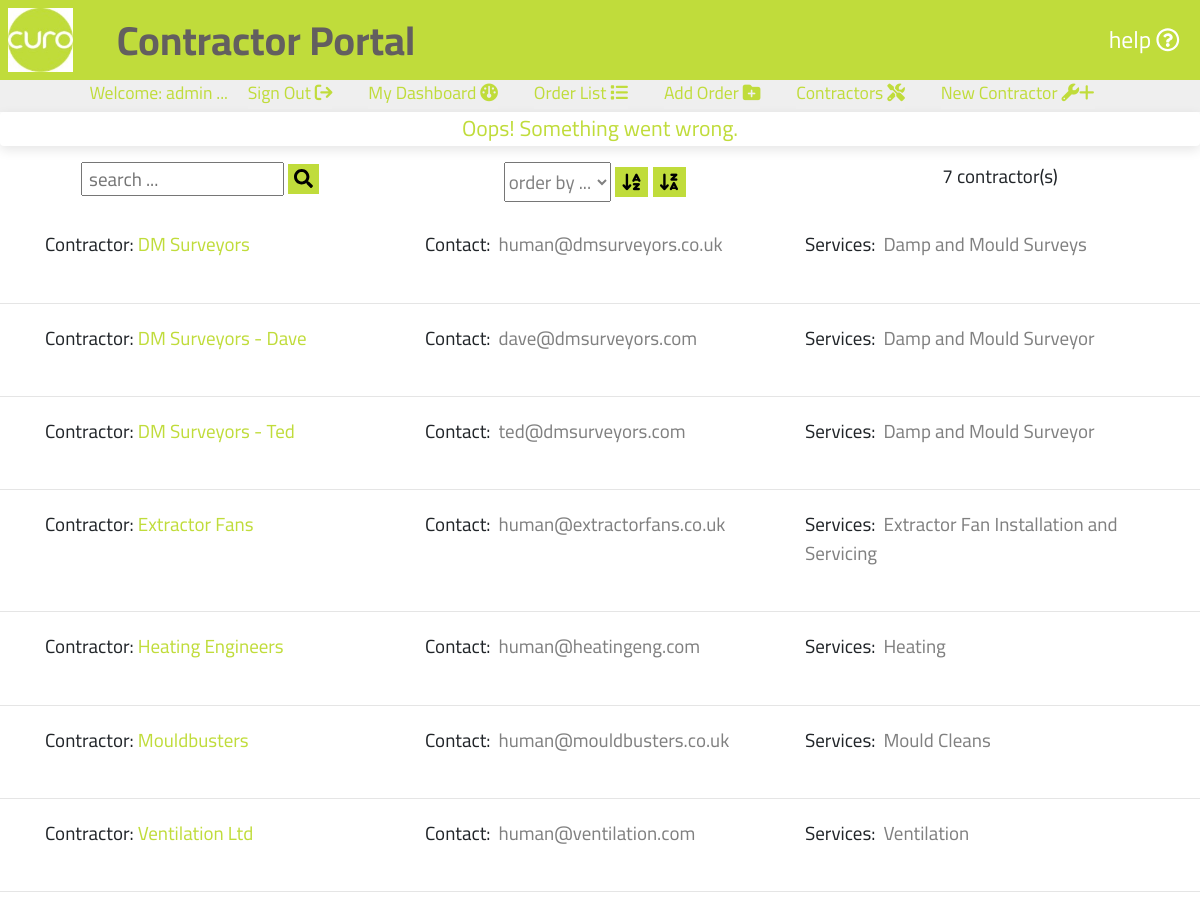
Screenshot of /contractors001/searchContractors (signed in) with the database file from the repository.
### portal001/models.py (models this page shows, shortened)
class Contractors(models.Model):
    class Meta:
        verbose_name_plural = 'Contractors'
    contractor = models.CharField(max_length=254, null=False, primary_key=True)
    secondaryContact = models.EmailField(max_length=254, unique=True)
    services = models.CharField(max_length=9999, null=True, blank=True)

### contractors001/views.py (the view)
# urls.py: path('searchContractors',
def searchContractors(request):
    contractorlist = Contractors.objects.all().order_by('contractor')
    contractor_list_length = contractorlist.count()
    searchstring = ""
    if request.GET:
        if 'search_string' in request.GET:
            searchstring = request.GET['search_string']
            if len(searchstring) != 0:
                if not re.match("^[0-9 a-z A-Z?:@',|.-]+$", ''.join(searchstring)):
                    messages.success(request,
                                     mark_safe('There was a problem with  \
                                                search'))
            queries = (Q(contractor__icontains=searchstring) |
                       Q(secondaryContact__icontains=searchstring) |
                       Q(services__icontains=searchstring))
            contractors = Contractors.objects.all()
            contractorlist = (contractors.filter(queries)
                              .order_by('contractor'))
            contractor_list_length = contractors.filter(queries).count()
    else:
        messages.success(request, 'Oops! Something went wrong.')
    context = {
        'contractorlist': contractorlist,
        'contractor_list_length': contractor_list_length,
        'searchstring': searchstring,
    }
    return render(request, 'curo/contractorlist.html', context)

### contractors001/templates/curo/contractorlist.html (shortened to what this page needs)
{% extends "basemodule001.html" %}
{% load static %}
{% block content %}
    {% if user.is_authenticated %}
        <section id="textsection">
            {% if user.is_authenticated %}
                <div class ="row mt-3 mb-3 searchform">
                    <div class="col-lg-4 mb-2">
                        <form action="{% url 'searchContractors' %}" method="GET" id="search_form" >
                            <input class="search-input text-blue text-xs" type="text" name="search_string" id="search_string" placeholder=" search ..." maxlength="50">
                            <button class="mt-0 text-center" type="submit" onclick="return validateSearch();">
                                <i class="fas fa-search"></i>
                            </button>
                        </form>
                    </div>
                    <div class="col-lg-4">
                        <form action="{% url 'orderContractors' %}" method="GET" id="order_field_form" >
                            <select class="search-input text-blue text-xs" type="text" name="order_field" id="order_field" placeholder=" order by ..." maxlength="50">
                                <option value="blank">order by ...</option>
                            </select>
                            <button class="mt-0 text-center" type="submit" onclick="return orderAz();">
                                <i class="fa-solid fa-arrow-down-a-z"></i>
                            </button>
                            <button class="mt-0 text-center" type="submit" onclick="return orderZa();">
                                <i class="fa-solid fa-arrow-down-z-a"></i>
                            </button>
                        </form>
                    </div>
                    <div class="col-lg-4">
                        <p class="">{{ contractor_list_length }} contractor(s)</p>
                    </div>
                </div>
                {% for contractor in contractorlist %}
                    <div class="orderlist ml-auto mr-auto">
                        <div class ="row">
                            <div class="col-lg-4">
                                <p class="pb-0 pl-0 mt-1 mb-1">Contractor: <a class="orange-highlight" href ="{% url 'selectContractor' contractor.contractor %}">{{ contractor.contractor }}</a></p>
                            </div>
                            <div class="col-lg-4">
                                <div class="mt-1 mb-1">Contact:<span class="orderlistspan pl-2 pr-2 mb-4">{{ contractor.secondaryContact }}</span></div>
                            </div>
                            <div class="col-lg-4">
                                <div class="mt-1 mb-1">Services:<span class="orderlistspan pl-2 pr-2 mb-4">{{ contractor.services }}</span></div>
                            </div>
                        </div>
                    </div>
                    <br>
                    <hr>
                {% endfor %}
            {% endif %}
        </section>
    {% endif %}
{% endblock %}

### templates/includes/templates/topper.html (shortened to what this page needs)
<div id="topper" class="d-block align-vertically align-horizontally">
    {% if user.is_authenticated %}
    <p class="d-none d-lg-block paramedium ml-auto mr-auto">Welcome: <span id="user-name">{{ user.username }}</span> ...
        <a class="mr-3 ml-3" href="{% url 'account_logout' %}"> Sign Out <i class="fa-solid fa-arrow-right-from-bracket"></i></a>
        {% if page == 'dashboard' %}
            <a class="mr-3 ml-3 page" href="{% url 'dashboard' 'all' %}"> My Dashboard <i class="fa-solid fa-gauge"></i></a>
        {% else %}
            <a class="mr-3 ml-3" href="{% url 'dashboard' 'all' %}"> My Dashboard <i class="fa-solid fa-gauge"></i></a>
        {% endif %}
        {% if page == 'orderlist' %}
            <a class="mr-3 ml-3 page" href="{% url 'curo' %}"> Order List<i class="fa-solid fa-list"></i></a>
        {% else %}
            <a class="mr-3 ml-3" href="{% url 'curo' %}"> Order List <i class="fa-solid fa-list"></i></a>
        {% endif %}
        {% for group in user.groups.all %}
            {% if group.name == 'Edit' %}
                {% if page == 'ordernew' %}
                    <a class="mr-3 ml-3 page" href="{% url 'createOrder' %}"> Add Order <i class="fa-solid fa-folder-plus"></i></a>
                {% else %}
                    <a class="mr-3 ml-3" href="{% url 'createOrder' %}"> Add Order <i class="fa-solid fa-folder-plus"></i></a>
                {% endif %}
            {% endif %}
        {% endfor %}
        {% if page == 'contractorlist' %}
            <a class="mr-3 ml-3 page" href="{% url 'curoContractors' %}"> Contractors <i class="fa-solid fa-screwdriver-wrench"></i></a>
        {% else %}
            <a class="mr-3 ml-3" href="{% url 'curoContractors' %}"> Contractors <i class="fa-solid fa-screwdriver-wrench"></i></a>
        {% endif %}
        {% for group in user.groups.all %}
            {% if group.name == 'Edit' %}
                {% if contractorlist %}
                    {% if page == 'contractornew' %}
                        <a class="mr-3 ml-3 page" href="{% url 'newContractor' %}"> New Contractor <i class="fa-solid fa-wrench">+</i></a>
                    {% else %}
                        <a class="mr-3 ml-3" href="{% url 'newContractor' %}"> New Contractor <i class="fa-solid fa-wrench">+</i></a>
                    {% endif %}
                {% endif %}
            {% endif %}
        {% endfor %}
    </p>
    {% else %}
    <p class="paramedium">Welcome: Please sign in to continue ...
        <a class="mr-3 ml-3" href ="{% url 'account_login' %}"> Sign In <i class="fa-solid fa-arrow-right-to-bracket"></i></a>
    </p>
    {% endif %}
</div>

### static/css/stylescuro.css (style rules this page uses)
body, html { padding: 0; margin: 0; }
.align-vertically { display: flex; align-items: center; justify-content: center; }
a { background-color: transparent; color: #ffffff; }
.orange-highlight, .order-number { color: #C0DC3B; }
.row { margin-right: 0; margin-left: 0; }
#textsection, #certsection { background-color: #ffffff; font-family: 'Cairo', sans-serif; text-align: center; min-height: 82.5vh; }
#topper, #topper a { background-color: #EFEFEF; color: #C0DC3B; height: 4vh; text-align: center; font-family: 'Cairo', sans-serif; }
#textsection p { padding: 0 2.5vh 2.5vh; margin: 0; }
#textsection button { margin-top: 2.5vh; background-color: #C0DC3B; border: none; font-size: calc(2.5vh + (10 - 2.5) * ((100vw - 300px) / 1620)); }
.orderlist { width: 95vw; }
.orderlist p, .orderlist div { text-align: left; list-style-type: none; }
#textsection .orderlist p { padding-left: 15px; }
.orderlist .orderlistspan, .search-input { color: gray; }

### rows the page displays
Contractors: contractor "DM Surveyors", secondaryContact "human@dmsurveyors.co.uk", services "Damp and Mould Surveys"
Contractors: contractor "DM Surveyors - Dave", secondaryContact "dave@dmsurveyors.com", services "Damp and Mould Surveyor"
Contractors: contractor "DM Surveyors - Ted", secondaryContact "ted@dmsurveyors.com", services "Damp and Mould Surveyor"
Contractors: contractor "Extractor Fans", secondaryContact "human@extractorfans.co.uk", services "Extractor Fan Installation and Servicing"
Contractors: contractor "Heating Engineers", secondaryContact "human@heatingeng.com", services "Heating"
Contractors: contractor "Mouldbusters", secondaryContact "human@mouldbusters.co.uk", services "Mould Cleans"
Contractors: contractor "Ventilation Ltd", secondaryContact "human@ventilation.com", services "Ventilation"

### other values shown
{{ user.username }} "admin"
{{ message }} "Oops! Something went wrong."
{{ contractor_list_length }} "7"
